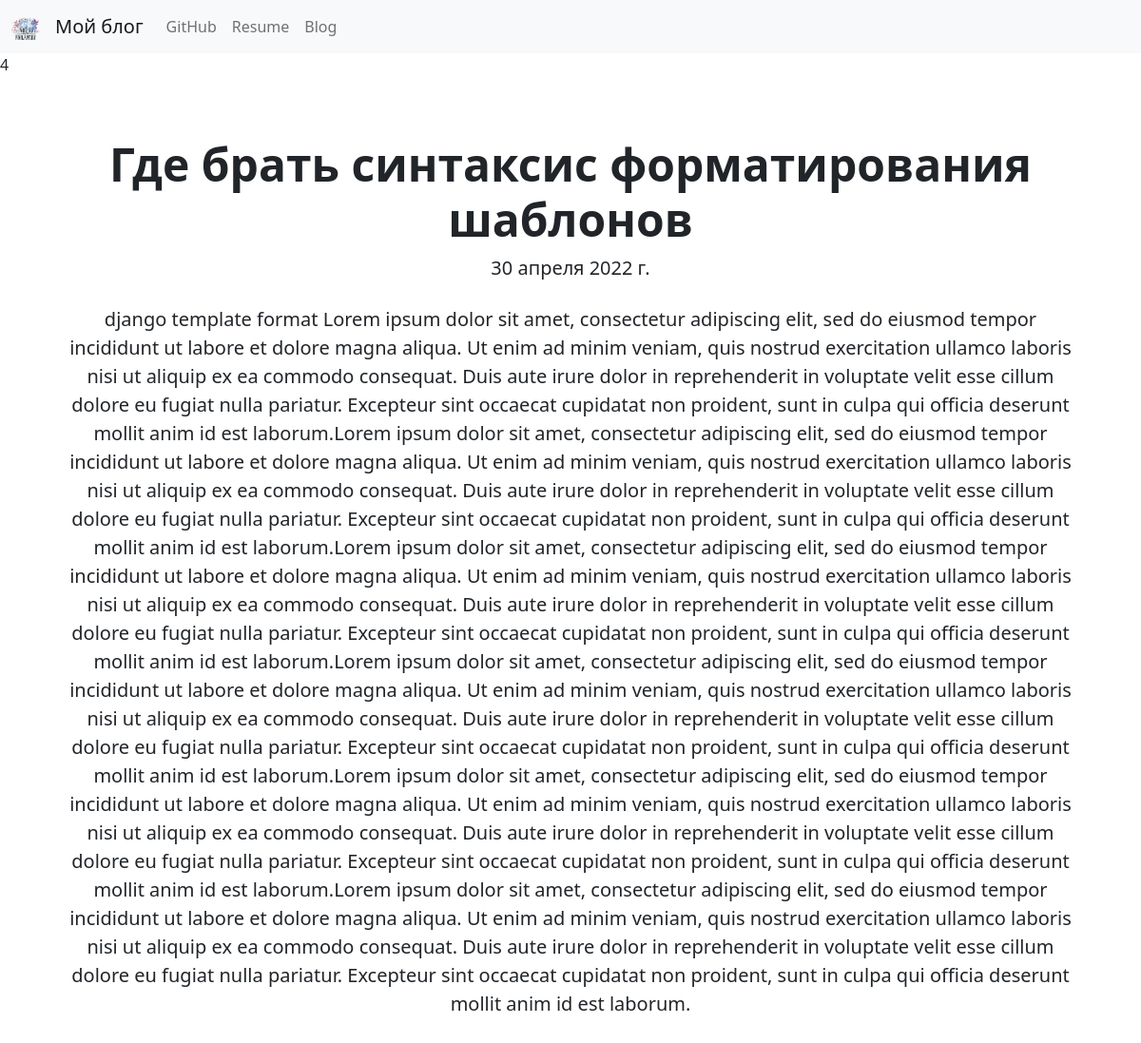
The app's page /blog/4/ with its own data.
### miniBlog/models.py (models this page shows, shortened)
class MiniBlog(models.Model):
    postName = models.CharField(max_length=100)
    publisTime = models.DateField(auto_now=True)
    description = models.TextField()

### miniBlog/views.py (the view)
# urls.py: path('<int:blog_id>/', views.Detail, name='detail'),
def Detail(request, blog_id):
    post = get_object_or_404(MiniBlog, pk=blog_id)
    return render(request, 'miniBlog/detail.html', {'id': blog_id, 'post': post})

### miniBlog/templates/miniBlog/detail.html
{% extends 'portfolio/base.html' %}
{% block content %}
{{ id }}
<div class="container py-3">
<div class="px-4 py-5 text-center">
<h1 class="display-5 fw-bold">{{ post.postName }}</h1>
<p class="lead mb-4">{{ post.publisTime }}</p>
<p class="lead fw-normal">{{ post.description }}</p>
</div>
</div>
{% endblock %}

### records on screen
MiniBlog: postName "Где брать синтаксис форматирования шаблонов", publisTime "30 апреля 2022 г.", description "django template format Lorem ipsum dolor sit amet, consectetur adipiscing elit, sed do eiusmod tempor incididunt ut labore et dolore magna aliqua. Ut enim ad minim veniam, quis nostrud exercitation ullamco laboris nisi ut aliquip ex ea commodo consequat. Duis aute irure dolor in reprehenderit in voluptate velit esse cillum dolore eu fugiat nulla pariatur. Excepteur sint occaecat cupidatat non proident, sunt in culpa qui officia deserunt mollit anim id est laborum.Lorem ipsum dolor sit amet, consectetur adipiscing elit, sed do eiusmod tempor incididunt ut labore et dolore magna aliqua. Ut enim ad minim veniam, quis nostrud exercitation ullamco laboris nisi ut aliquip ex ea commodo consequat.…"

### other values on screen
{{ id }} "4"
